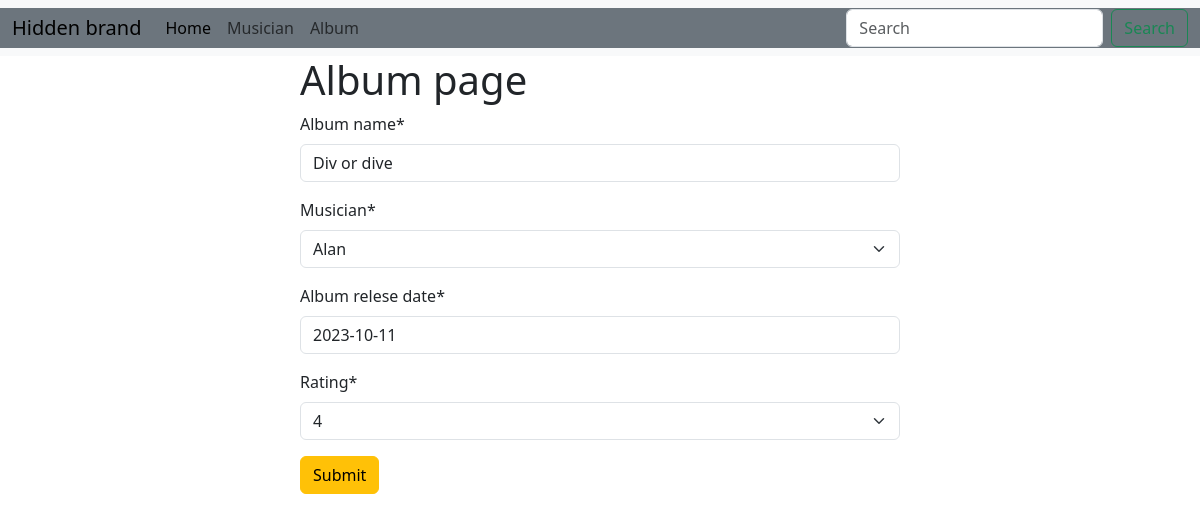
Screenshot of /album/edit/10 with the database file from the repository.
### album/models.py (models this page shows, shortened)
class Album(models.Model):
    album_name = models.CharField(max_length=100)
    musician=models.ForeignKey(Musician,on_delete=models.CASCADE)
    album_relese_date = models.DateField()
    rating_choices = (
    ('1', '1'),
    ('2', '2'),
    ('3', '3'),
    ('4', '4'),
    ('5', '5'),
    )
    rating = models.CharField(max_length=100, choices=rating_choices)

### album/views.py (the view)
# urls.py: path('edit/<int:id>',views.edit_album, name='edit_album'),
def edit_album(request,id):
    post=models.Album.objects.get(pk=id)
    album=forms.AlbumForm(instance=post)
    if request.method=="POST" :
        album=forms.AlbumForm(request.POST,instance=post)
        if album.is_valid():
            album.save()
            return redirect('home')
    return render(request,'album.html',{'form':album})

### album/forms.py
class AlbumForm(forms.ModelForm):
    class Meta:
        model=Album
        fields='__all__'

### musician/models.py (called while the page is built)
    def __str__(self):
        return self.first_name

### album/templates/album.html (shortened to what this page needs)
{% extends "base.html" %}
{% load crispy_forms_tags %}
{% block content %}
<form method="post" style='width:50%; margin:auto '>
    <h1>Album page</h1>
    {{form | crispy }}
<button class="btn btn-warning">Submit</button>
</form>
{% endblock  %}

### rows the page displays
Album: album_name "Div or dive", musician "Alan", album_relese_date "2023-10-11", rating "4"
